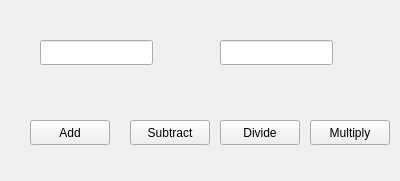
<?xml version="1.0" encoding="UTF-8"?>
<ui version="4.0">
 <class>Form</class>
 <widget class="QWidget" name="Form">
  <property name="geometry">
   <rect>
    <x>0</x>
    <y>0</y>
    <width>400</width>
    <height>181</height>
   </rect>
  </property>
  <property name="windowTitle">
   <string>Form</string>
  </property>
  <widget class="QLineEdit" name="num1">
   <property name="geometry">
    <rect>
     <x>40</x>
     <y>40</y>
     <width>113</width>
     <height>25</height>
    </rect>
   </property>
  </widget>
  <widget class="QLineEdit" name="num2">
   <property name="geometry">
    <rect>
     <x>220</x>
     <y>40</y>
     <width>113</width>
     <height>25</height>
    </rect>
   </property>
  </widget>
  <widget class="QPushButton" name="Add">
   <property name="geometry">
    <rect>
     <x>30</x>
     <y>120</y>
     <width>80</width>
     <height>25</height>
    </rect>
   </property>
   <property name="text">
    <string>Add</string>
   </property>
  </widget>
  <widget class="QPushButton" name="Sub">
   <property name="geometry">
    <rect>
     <x>130</x>
     <y>120</y>
     <width>80</width>
     <height>25</height>
    </rect>
   </property>
   <property name="text">
    <string>Subtract</string>
   </property>
  </widget>
  <widget class="QPushButton" name="Div">
   <property name="geometry">
    <rect>
     <x>220</x>
     <y>120</y>
     <width>80</width>
     <height>25</height>
    </rect>
   </property>
   <property name="text">
    <string>Divide</string>
   </property>
  </widget>
  <widget class="QPushButton" name="Mul">
   <property name="geometry">
    <rect>
     <x>310</x>
     <y>120</y>
     <width>80</width>
     <height>25</height>
    </rect>
   </property>
   <property name="text">
    <string>Multiply</string>
   </property>
  </widget>
 </widget>
 <resources/>
 <connections/>
</ui>
